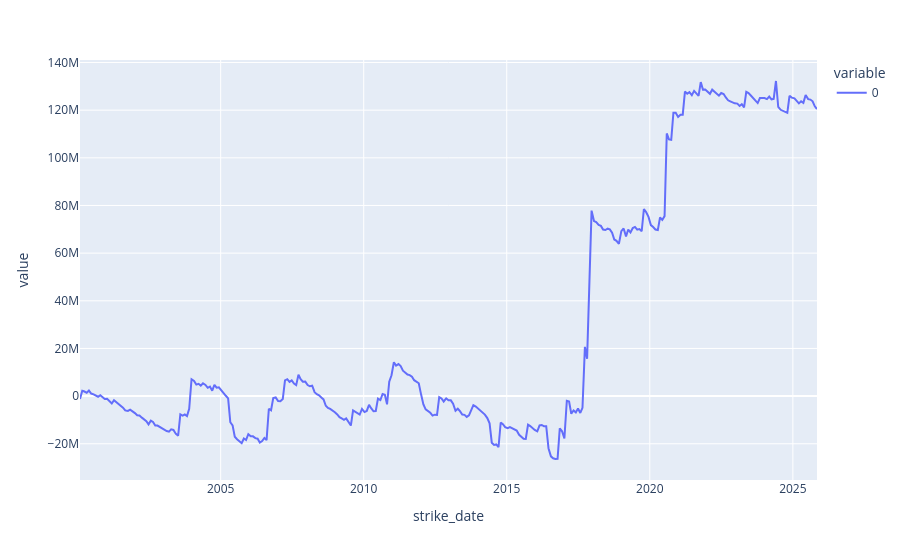

Notebook source saved alongside this figure:
### Code cell
px.line(x)

### Figure 1 — Plotly figure (JSON) as saved in the notebook; plotly's stock layout.template omitted (floating-point values rounded to 4 significant figures; data arrays with more than 128 entries replaced by an {"elided": "..."} marker saying what was removed)
{"data": [{"hovertemplate": "variable=0<br>strike_date=%{x}<br>value=%{y}<extra></extra>", "legendgroup": "0", "line": {"color": "#636efa", "dash": "solid"}, "marker": {"symbol": "circle"}, "mode": "lines", "name": "0", "orientation": "v", "showlegend": true, "type": "scatter", "x": {"elided": "325 str values"}, "xaxis": "x", "y": {"elided": "325 float values"}, "yaxis": "y"}], "layout": {"legend": {"title": {"text": "variable"}, "tracegroupgap": 0}, "margin": {"t": 60}, "xaxis": {"anchor": "y", "domain": [0, 1], "title": {"text": "strike_date"}}, "yaxis": {"anchor": "x", "domain": [0, 1], "title": {"text": "value"}}}}
